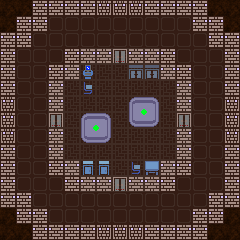

A level layout from a 2D game, rendered from its tile map. Below: a short description, then the map file with its tile-grid data intact:
An orthogonal 15x15 tile map with 16x16 px tiles, 4 tile layers (floor, wall, roof, units).

<map version="1.10" tiledversion="2025.05.05" orientation="orthogonal" renderorder="right-down" width="15" height="15" tilewidth="16" tileheight="16" infinite="0" nextlayerid="6" nextobjectid="1">
 <tileset firstgid="1" source="../../tiles/battle/xbase.tsx" />
 <layer id="1" name="floor" width="15" height="15">
  <data encoding="csv">
1,1,1,1,1,1,1,1,1,1,1,1,1,1,1,
1,1,1,1,1,1,1,1,1,1,1,1,1,1,1,
1,1,1,1,1,1,1,1,1,1,1,1,1,1,1,
1,1,1,1,1,2,2,2,2,2,1,1,1,1,1,
1,1,1,1,2,2,2,2,2,2,2,1,1,1,1,
1,1,1,2,2,2,2,2,2,2,2,2,1,1,1,
1,1,1,2,2,2,2,2,2,2,2,2,1,1,1,
1,1,1,2,2,2,2,2,2,2,2,2,1,1,1,
1,1,1,2,2,2,2,2,2,2,2,2,1,1,1,
1,1,1,2,2,2,2,2,2,2,2,2,1,1,1,
1,1,1,1,2,2,2,2,2,2,2,1,1,1,1,
1,1,1,1,1,2,2,2,2,2,1,1,1,1,1,
1,1,1,1,1,1,1,1,1,1,1,1,1,1,1,
1,1,1,1,1,1,1,1,1,1,1,1,1,1,1,
1,1,1,1,1,1,1,1,1,1,1,1,1,1,1
</data>
 </layer>
 <layer id="3" name="wall" width="15" height="15">
  <data encoding="csv">
11,11,3,3,3,3,5,5,5,3,3,3,3,11,11,
11,3,3,0,0,0,0,0,0,0,0,0,3,3,11,
3,3,0,0,0,0,0,0,0,0,0,0,0,3,3,
3,0,0,0,3,3,3,7,3,3,3,0,0,0,3,
3,0,0,3,3,15,0,0,25,25,3,3,0,0,3,
3,0,0,3,0,13,0,0,0,0,0,3,0,0,3,
5,0,0,3,0,0,0,0,51,52,0,3,0,0,5,
5,0,0,7,0,51,52,0,54,53,0,7,0,0,5,
5,0,0,3,0,54,53,0,0,0,0,3,0,0,5,
3,0,0,3,0,0,0,0,0,0,0,3,0,0,3,
3,0,0,3,3,35,35,0,13,26,3,3,0,0,3,
3,0,0,0,3,3,3,7,3,3,3,0,0,0,3,
3,3,0,0,0,0,0,0,0,0,0,0,0,3,3,
11,3,3,0,0,0,0,0,0,0,0,0,3,3,11,
11,11,3,3,3,3,5,5,5,3,3,3,3,11,11
</data>
 </layer>
 <layer id="5" name="roof" width="15" height="15">
  <data encoding="csv">
0,0,0,0,0,0,0,0,0,0,0,0,0,0,0,
0,0,0,0,0,0,0,0,0,0,0,0,0,0,0,
0,0,0,0,0,0,0,0,0,0,0,0,0,0,0,
0,0,0,0,0,0,0,0,0,0,0,0,0,0,0,
0,0,0,0,0,0,0,0,0,0,0,0,0,0,0,
0,0,0,0,0,0,0,0,0,0,0,0,0,0,0,
0,0,0,0,0,0,0,0,0,0,0,0,0,0,0,
0,0,0,0,0,0,0,0,0,0,0,0,0,0,0,
0,0,0,0,0,0,0,0,0,0,0,0,0,0,0,
0,0,0,0,0,0,0,0,0,0,0,0,0,0,0,
0,0,0,0,0,0,0,0,0,0,0,0,0,0,0,
0,0,0,0,0,0,0,0,0,0,0,0,0,0,0,
0,0,0,0,0,0,0,0,0,0,0,0,0,0,0,
0,0,0,0,0,0,0,0,0,0,0,0,0,0,0,
0,0,0,0,0,0,0,0,0,0,0,0,0,0,0
</data>
 </layer>
 <layer id="4" name="units" width="15" height="15">
  <data encoding="csv">
0,0,0,0,0,0,0,0,0,0,0,0,0,0,0,
0,0,0,0,0,0,0,0,0,0,0,0,0,0,0,
0,0,0,0,0,0,0,0,0,0,0,0,0,0,0,
0,0,0,0,0,0,0,0,0,0,0,0,0,0,0,
0,0,0,0,0,0,0,0,0,0,0,0,0,0,0,
0,0,0,0,0,0,0,0,0,0,0,0,0,0,0,
0,0,0,0,0,0,0,0,0,0,0,0,0,0,0,
0,0,0,0,0,0,0,0,0,0,0,0,0,0,0,
0,0,0,0,0,0,0,0,0,0,0,0,0,0,0,
0,0,0,0,0,0,0,0,0,0,0,0,0,0,0,
0,0,0,0,0,0,0,0,0,0,0,0,0,0,0,
0,0,0,0,0,0,0,0,0,0,0,0,0,0,0,
0,0,0,0,0,0,0,0,0,0,0,0,0,0,0,
0,0,0,0,0,0,0,0,0,0,0,0,0,0,0,
0,0,0,0,0,0,0,0,0,0,0,0,0,0,0
</data>
 </layer>
</map>
